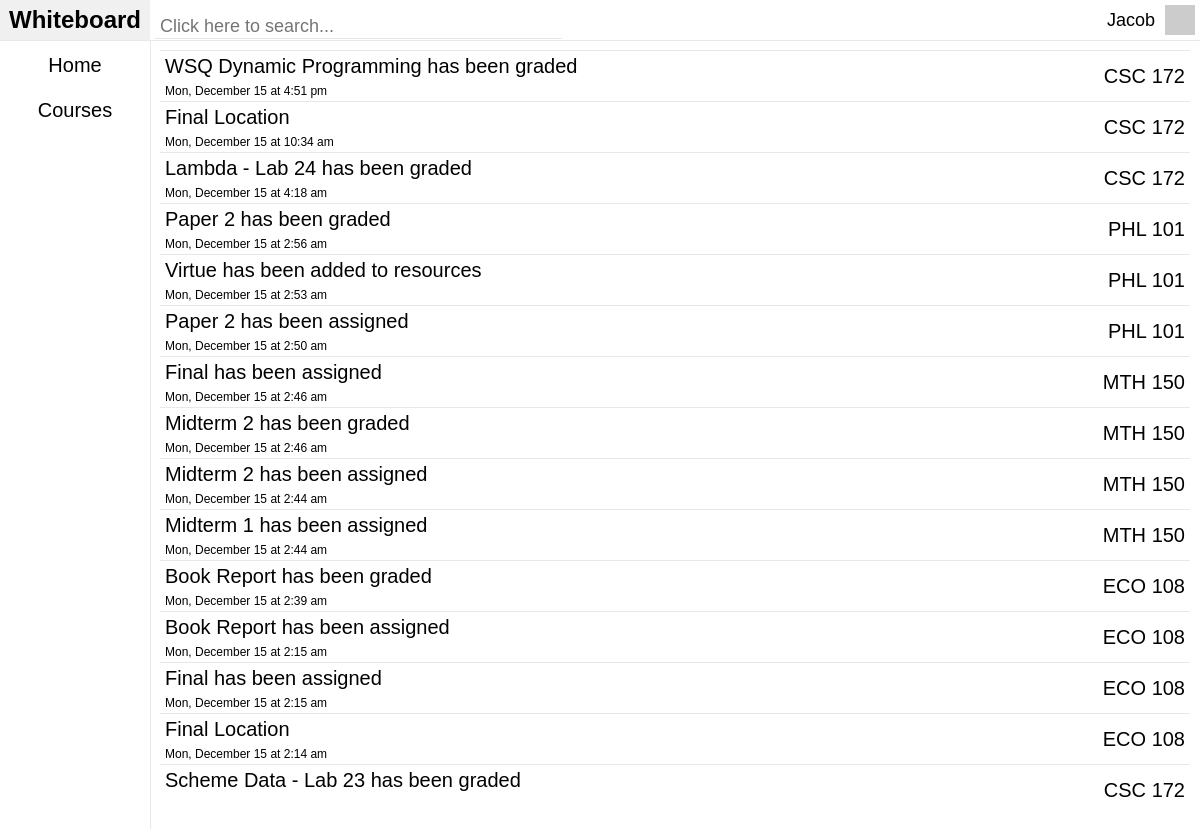
Screenshot of /site/index.php (signed in) with the database file from the repository.
### tables this page shows
CREATE TABLE IF NOT EXISTS `announcements` (
  `announcementID` int(10) unsigned NOT NULL AUTO_INCREMENT,
  `time` int(10) unsigned NOT NULL,
  `type` enum('GRADE','ASSIGNMENT','RESOURCE','ANNOUNCEMENT') NOT NULL,
  `typeID` int(10) unsigned DEFAULT NULL,
  `sectionID` int(10) unsigned NOT NULL,
  `userID` int(10) unsigned NOT NULL,
  `isRead` tinyint(1) NOT NULL DEFAULT '0',
  `title` text,
  `comment` text,
  PRIMARY KEY (`announcementID`),
  KEY `sectionID` (`sectionID`),
  KEY `userID` (`userID`)
);

CREATE TABLE IF NOT EXISTS `assignments` (
  `assignmentID` int(10) unsigned NOT NULL AUTO_INCREMENT,
  `name` varchar(128) NOT NULL,
  `category` enum('TEST','LAB','QUIZ','MINIQUIZ','REPORT','ESSAY','HOMEWORK','PARTICIPATION','MIDTERM','FINAL','OTHER') NOT NULL,
  `maxScore` int(6) DEFAULT NULL,
  `creatorID` int(10) unsigned NOT NULL COMMENT 'The creator',
  `curveType` enum('ADD_PERCENT','ADD_CONSTANT','REDUCE_MAX') DEFAULT NULL,
  `curveParam` tinyint(4) DEFAULT NULL,
  `due_time` int(10) unsigned NOT NULL,
  `show_letter` tinyint(1) NOT NULL,
  `comment` text,
  `latePolicyID` int(10) unsigned NOT NULL,
  `fileID` int(10) unsigned DEFAULT NULL,
  `gradeVisible` tinyint(1) NOT NULL DEFAULT '0',
  `submittable` tinyint(1) NOT NULL,
  PRIMARY KEY (`assignmentID`,`creatorID`,`latePolicyID`),
  KEY `fk_assignments_users1_idx` (`creatorID`),
  KEY `fk_assignments_latePolicies1_idx` (`latePolicyID`),
  KEY `fileID` (`fileID`),
  KEY `fileID_2` (`fileID`),
  KEY `assignmentID` (`assignmentID`)
);

CREATE TABLE IF NOT EXISTS `courses` (
  `courseID` int(10) unsigned NOT NULL AUTO_INCREMENT,
  `school` varchar(64) NOT NULL,
  `department` char(3) NOT NULL,
  `number` smallint(3) unsigned NOT NULL,
  `type` enum('MAIN_COURSE','LAB','RECITATION','WORKSHOP') NOT NULL,
  `title` varchar(64) NOT NULL,
  `description` text NOT NULL,
  `credits` decimal(2,1) unsigned NOT NULL,
  `requirements` text,
  `clusters` text COMMENT 'This should be removed and expanded into a whole tables, but for now we''re not dealing with clusters and just leaving them as text.',
  `prerequisites` text,
  `cross_listed` text,
  PRIMARY KEY (`courseID`),
  UNIQUE KEY `courseID_UNIQUE` (`courseID`)
);

CREATE TABLE IF NOT EXISTS `sectionResources` (
  `resourceID` int(10) unsigned NOT NULL AUTO_INCREMENT,
  `submit_time` int(10) unsigned NOT NULL,
  `comment` text,
  `name` text NOT NULL,
  `fileID` int(10) unsigned DEFAULT NULL,
  `userID` int(10) unsigned NOT NULL,
  `sectionID` int(10) unsigned NOT NULL,
  PRIMARY KEY (`resourceID`)
);

### site/classes/Login.php (called while the page is built, shortened)
<?php
class Login
{
	public $db_connection = null;
	private $type = "";
	private $user_is_logged_in = false;
	public function databaseConnection()
	{
		if ($this->db_connection != null) {
			return true;
		} else {
			try {
				$this->db_connection = new PDO('mysql:host='. DB_HOST .';dbname='. DB_NAME . ';charset=utf8', DB_USER, DB_PASS);
				return true;
			} catch (PDOException $e) {
				$this->errors[] = "Database connection problem." . $e->getMessage();
			}
		}
		return false;
	}
	private function loginWithSessionData()
	{
		$this->email = $_SESSION['email'];
		$this->type = $_SESSION['type'];
		$this->user_is_logged_in = true;
	}
	public function isUserLoggedIn()
	{
		return $this->user_is_logged_in;
	}
	public function getType()
	{
		return $this->type;
	}
	public function getGravatarImageUrl($email, $s = 50, $d = 'mm', $r = 'g', $atts = array() )
	{
		$url = 'http://www.gravatar.com/avatar/';
		$url .= md5(strtolower(trim($email)));
		$url .= "?s=$s&d=$d&r=$r&f=y";
		$url = '<img src="' . $url . '"';
		$url .= ' />';
	}
}

### site/index.php (the view, shortened to what this page needs)
<?php
require_once($_SERVER['DOCUMENT_ROOT'] .'/included/libraries/PHPMailer.php');
require_once($_SERVER['DOCUMENT_ROOT'] .'/classes/Login.php');
$login = new Login();
if ($login->isUserLoggedIn() == true) {
	include($_SERVER['DOCUMENT_ROOT'] .'/included/header.php');
	?>
<div id="mainContentContainerContent" class="mainContentContainerContent">
<link rel="stylesheet" type="text/css" href="../../included/css/assignments.css">
<?php
if ($login->databaseConnection()) {
	if($login->getType() == "STUDENT") {
		$query_sectionAnnouncements = $login->db_connection->prepare('SELECT * FROM announcements WHERE userID = :userID ORDER BY time DESC');
			$query_sectionAnnouncements->bindValue(':userID', $_SESSION['userID'], PDO::PARAM_STR);
			$query_sectionAnnouncements->execute();
		$i = 0;
		while($announcements = $query_sectionAnnouncements->fetchObject()) {
			echo "<div id='assignmentsAssignmentContainer' class='assignmentsAssignmentContainer' ". ((!$i++)? "style='border-top: solid 1px rgb(232,232,232);'" : "") ." >";
			echo "<div id='assignmentsAssignmentHeader' class='assignmentsAssignmentHeader'>";
			echo "<div id='assignmentsAssignmentName' class='assignmentsAssignmentName'>";
			if($announcements->type=="GRADE") {
				$query_grade = $login->db_connection->prepare('SELECT * FROM grades WHERE gradeID = :gradeID');
					$query_grade->bindValue(':gradeID', $announcements->typeID, PDO::PARAM_STR);
					$query_grade->execute();
					$grade = $query_grade->fetchObject();
				$query_assignment = $login->db_connection->prepare('SELECT * FROM assignments WHERE assignmentID = :assignmentID');
					$query_assignment->bindValue(':assignmentID', $grade->assignmentID, PDO::PARAM_STR);
					$query_assignment->execute();
					$assignment = $query_assignment->fetchObject();
				echo $assignment->name ." has been graded";
			} else if($announcements->type=="ASSIGNMENT") {
				$query_assignment = $login->db_connection->prepare('SELECT * FROM assignments WHERE assignmentID = :assignmentID');
					$query_assignment->bindValue(':assignmentID', $announcements->typeID, PDO::PARAM_STR);
					$query_assignment->execute();
					$assignment = $query_assignment->fetchObject();
				echo $assignment->name ." has been assigned";
			} else if($announcements->type=="RESOURCE") {
				$query_resource = $login->db_connection->prepare('SELECT * FROM sectionResources WHERE resourceID = :resourceID');
					$query_resource->bindValue(':resourceID', $announcements->typeID, PDO::PARAM_STR);
					$query_resource->execute();
					$resource = $query_resource->fetchObject();
				echo $resource->name ." has been added to resources";
			} else if($announcements->type=="ANNOUNCEMENT") {
				echo $announcements->title;
			}
			echo "</div>";
			echo "<div id='assignmentsAssignmentDue' class='assignmentsAssignmentDue'>";
			echo date('D, F j \a\t g:i a', $announcements->time) ."";
			echo "</div>";
			echo "<div id='assignmentsAssignmentGrade' class='assignmentsAssignmentGrade'>";
				$query_section = $login->db_connection->prepare('SELECT * FROM sections WHERE sectionID = :sectionID');
					$query_section->bindValue(':sectionID', $announcements->sectionID, PDO::PARAM_STR);
					$query_section->execute();
					$section = $query_section->fetchObject();
				$query_course = $login->db_connection->prepare('SELECT * FROM courses WHERE courseID = :courseID');
					$query_course->bindValue(':courseID', $section->courseID, PDO::PARAM_STR);
					$query_course->execute();
					$course = $query_course->fetchObject();
				echo $course->department ." ". $course->number;
				echo "</div>";
				echo "</div>";
				echo "</div>";
			}
		} else if($login->getType() == "TEACHER") {
			echo "<h3>Welcome back!</h3>";
		}
	}
}
include($_SERVER['DOCUMENT_ROOT'] .'/included/footer.php');
?>

### site/included/css/header.css (style rules this page uses)
body { font-family: Arial, sans-serif; font-size: 12px; margin: 0px; }
.mainContentContainerContent { padding:10px; overflow: auto; }

### site/included/css/assignments.css (style rules this page uses)
.assignmentsAssignmentContainer { border-bottom: solid 1px rgb(232,232,232); height:50px; overflow:hidden; }
.assignmentsAssignmentHeader { padding-left:5px; padding-right:5px; -webkit-transition: background-color .3s; -webkit-touch-callout: none; -webkit-user-select: none; -khtml-user-select: none; -moz-user-select: none; -ms-user-select: none; user-select: none; }
.assignmentsAssignmentName { line-height: 30px; font-size: 20px; }
.assignmentsAssignmentDue { line-height: 20px; }
.assignmentsAssignmentGrade { line-height: 30px; font-size: 20px; width: 100px; float: right; text-align: right; margin-top:-40px; }

### rows the page displays
announcements: assignments.name "WSQ Dynamic Programming", time "Mon, December 15 at 4:51 pm", courses.department "CSC", courses.number "172"
announcements: title "Final Location", time "Mon, December 15 at 10:34 am", courses.department "CSC", courses.number "172"
announcements: assignments.name "Lambda - Lab 24", time "Mon, December 15 at 4:18 am", courses.department "CSC", courses.number "172"
announcements: assignments.name "Paper 2", time "Mon, December 15 at 2:56 am", courses.department "PHL", courses.number "101"
announcements: sectionresources.name "Virtue", time "Mon, December 15 at 2:53 am", courses.department "PHL", courses.number "101"
announcements: assignments.name "Paper 2", time "Mon, December 15 at 2:50 am", courses.department "PHL", courses.number "101"
announcements: assignments.name "Final", time "Mon, December 15 at 2:46 am", courses.department "MTH", courses.number "150"
announcements: assignments.name "Midterm 2", time "Mon, December 15 at 2:46 am", courses.department "MTH", courses.number "150"
announcements: assignments.name "Midterm 2", time "Mon, December 15 at 2:44 am", courses.department "MTH", courses.number "150"
announcements: assignments.name "Midterm 1", time "Mon, December 15 at 2:44 am", courses.department "MTH", courses.number "150"
announcements: assignments.name "Book Report", time "Mon, December 15 at 2:39 am", courses.department "ECO", courses.number "108"
announcements: assignments.name "Book Report", time "Mon, December 15 at 2:15 am", courses.department "ECO", courses.number "108"
announcements: assignments.name "Final", time "Mon, December 15 at 2:15 am", courses.department "ECO", courses.number "108"
announcements: title "Final Location", time "Mon, December 15 at 2:14 am", courses.department "ECO", courses.number "108"
announcements: assignments.name "Scheme Data - Lab 23", courses.department "CSC", courses.number "172"

### other values shown
$_SESSION['name_first'] "Jacob"
